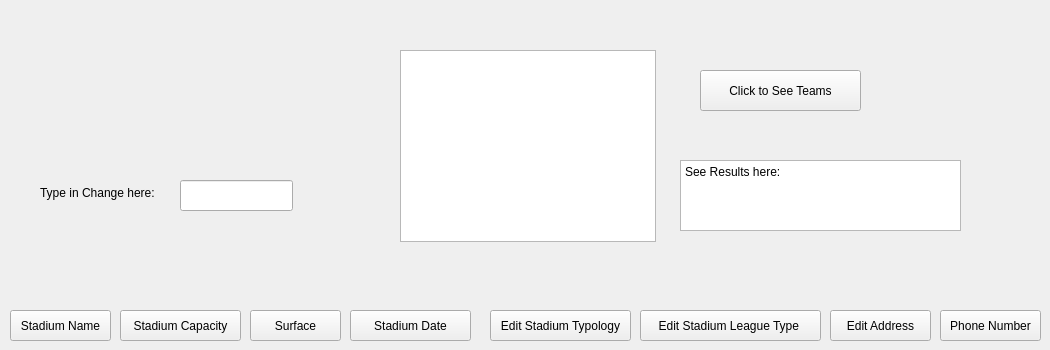
          <widget class="QWidget" name="MoveTeam">
           <attribute name="title">
            <string>Move Team</string>
           </attribute>
           <widget class="QPushButton" name="pushButton">
            <property name="geometry">
             <rect>
              <x>10</x>
              <y>310</y>
              <width>101</width>
              <height>31</height>
             </rect>
            </property>
            <property name="text">
             <string>Stadium Name</string>
            </property>
           </widget>
           <widget class="QPushButton" name="pushButton_2">
            <property name="geometry">
             <rect>
              <x>120</x>
              <y>310</y>
              <width>121</width>
              <height>31</height>
             </rect>
            </property>
            <property name="text">
             <string>Stadium Capacity</string>
            </property>
           </widget>
           <widget class="QPushButton" name="pushButton_3">
            <property name="geometry">
             <rect>
              <x>350</x>
              <y>310</y>
              <width>121</width>
              <height>31</height>
             </rect>
            </property>
            <property name="text">
             <string>Stadium Date</string>
            </property>
           </widget>
           <widget class="QPushButton" name="pushButton_4">
            <property name="geometry">
             <rect>
              <x>490</x>
              <y>310</y>
              <width>141</width>
              <height>31</height>
             </rect>
            </property>
            <property name="text">
             <string>Edit Stadium Typology</string>
            </property>
           </widget>
           <widget class="QPushButton" name="pushButton_5">
            <property name="geometry">
             <rect>
              <x>640</x>
              <y>310</y>
              <width>181</width>
              <height>31</height>
             </rect>
            </property>
            <property name="text">
             <string>Edit Stadium League Type </string>
            </property>
           </widget>
           <widget class="QPushButton" name="pushButton_6">
            <property name="geometry">
             <rect>
              <x>830</x>
              <y>310</y>
              <width>101</width>
              <height>31</height>
             </rect>
            </property>
            <property name="text">
             <string>Edit Address</string>
            </property>
           </widget>
           <widget class="QPushButton" name="pushButton_7">
            <property name="geometry">
             <rect>
              <x>940</x>
              <y>310</y>
              <width>101</width>
              <height>31</height>
             </rect>
            </property>
            <property name="text">
             <string>Phone Number</string>
            </property>
           </widget>
           <widget class="QLabel" name="label_2">
            <property name="geometry">
             <rect>
              <x>40</x>
              <y>182</y>
              <width>131</width>
              <height>21</height>
             </rect>
            </property>
            <property name="text">
             <string>Type in Change here:</string>
            </property>
           </widget>
           <widget class="QLineEdit" name="lineEdit">
            <property name="geometry">
             <rect>
              <x>180</x>
              <y>180</y>
              <width>113</width>
              <height>31</height>
             </rect>
            </property>
           </widget>
           <widget class="QListWidget" name="listWidget">
            <property name="geometry">
             <rect>
              <x>400</x>
              <y>50</y>
              <width>256</width>
              <height>192</height>
             </rect>
            </property>
           </widget>
           <widget class="QPushButton" name="pushButton_8">
            <property name="geometry">
             <rect>
              <x>700</x>
              <y>70</y>
              <width>161</width>
              <height>41</height>
             </rect>
            </property>
            <property name="text">
             <string>Click to See Teams</string>
            </property>
           </widget>
           <widget class="QTextEdit" name="textEdit_2">
            <property name="geometry">
             <rect>
              <x>680</x>
              <y>160</y>
              <width>281</width>
              <height>71</height>
             </rect>
            </property>
            <property name="html">
             <string>&lt;!DOCTYPE HTML PUBLIC &quot;-//W3C//DTD HTML 4.0//EN&quot; &quot;http://www.w3.org/TR/REC-html40/strict.dtd&quot;&gt;
&lt;html&gt;&lt;head&gt;&lt;meta name=&quot;qrichtext&quot; content=&quot;1&quot; /&gt;&lt;style type=&quot;text/css&quot;&gt;
p, li { white-space: pre-wrap; }
&lt;/style&gt;&lt;/head&gt;&lt;body style=&quot; font-family:'MS Shell Dlg 2'; font-size:9pt; font-weight:400; font-style:normal;&quot;&gt;
&lt;p style=&quot; margin-top:0px; margin-bottom:0px; margin-left:0px; margin-right:0px; -qt-block-indent:0; text-indent:0px;&quot;&gt;See Results here:&lt;/p&gt;&lt;/body&gt;&lt;/html&gt;</string>
            </property>
           </widget>
           <widget class="QPushButton" name="pushButton_11">
            <property name="geometry">
             <rect>
              <x>250</x>
              <y>310</y>
              <width>91</width>
              <height>31</height>
             </rect>
            </property>
            <property name="text">
             <string>Surface</string>
            </property>
           </widget>
          </widget>
